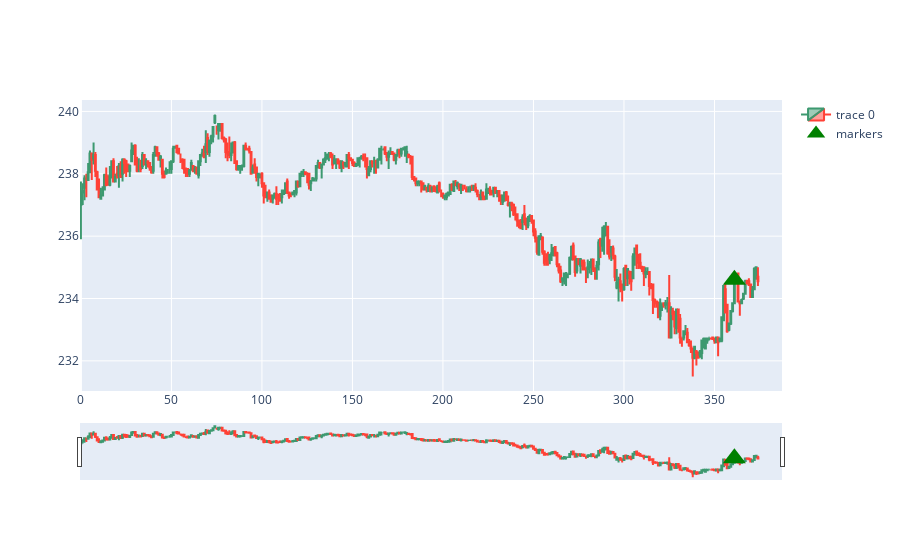

Notebook source saved alongside this figure:
### Code cell
graph(HINDPETRO,"HINDZINC")

### Figure 1 — Plotly figure (JSON) as saved in the notebook; plotly's stock layout.template omitted (floating-point values rounded to 4 significant figures; data arrays with more than 128 entries replaced by an {"elided": "..."} marker saying what was removed)
{"data": [{"close": {"elided": "375 float values"}, "high": {"elided": "375 float values"}, "low": {"elided": "375 float values"}, "open": {"elided": "375 float values"}, "type": "candlestick", "x": {"elided": "375 int values"}}, {"marker": {"color": ["green"], "size": 20, "symbol": ["triangle-up"]}, "mode": "markers", "name": "markers", "type": "scatter", "x": [361], "y": [234.6]}], "layout": {}}
